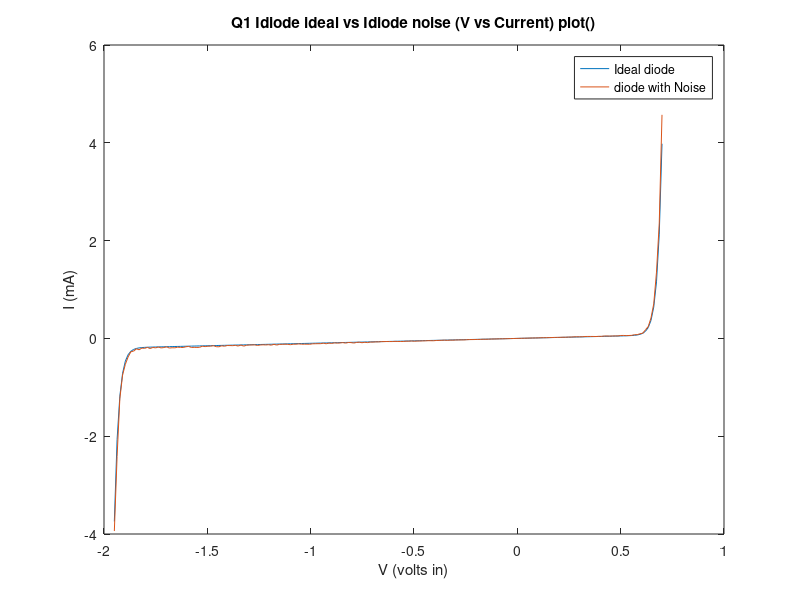
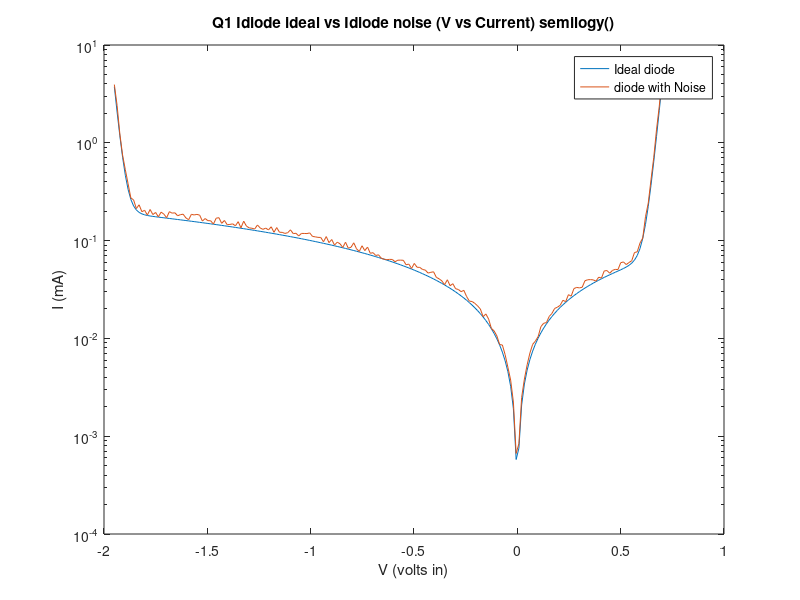
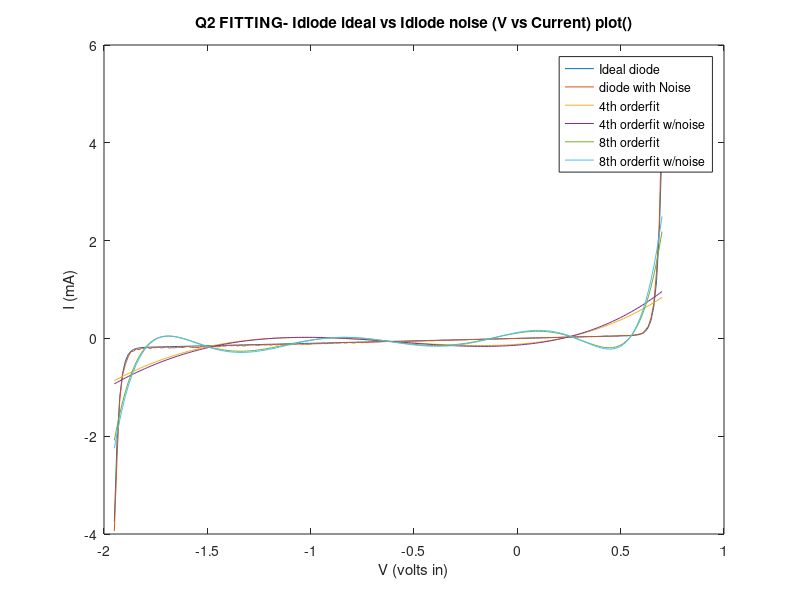
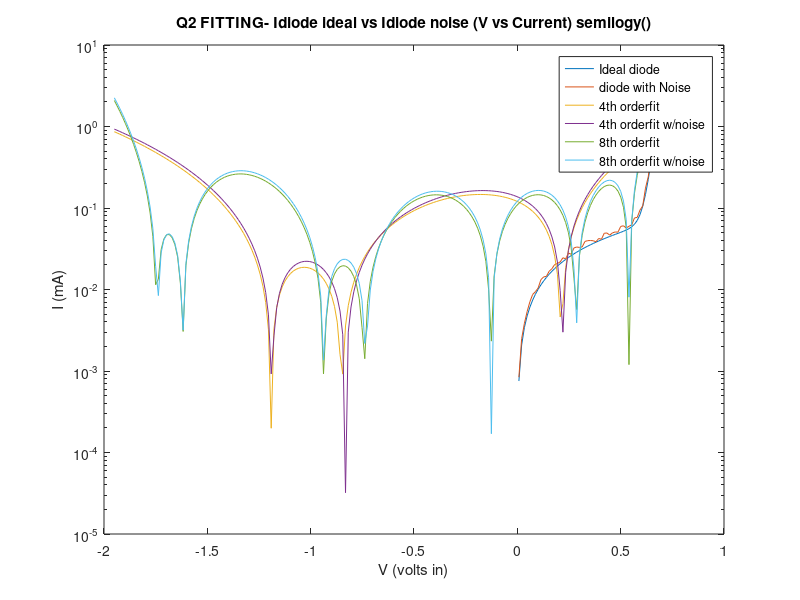

Recreate these plots in MATLAB, in order. (Note: this script raises an error after producing the figures.)
%PA8 - winter 2022  - ELEC 4700
%Diode Paramater Extraction

%Alina Jacobson  (7 march 2022)

%Goal In this PA you will investigate the use of non-linear curve fitting for extracting paramaters.
%The device we wish to model is a diode including breakdown and a parasitic parallel leakage resistance. The
%expected physical behaviour is:

% I = ideal diode +parallel resistor - breakdown


clc; 
close all; 
clear all;

set(0, 'DefaultFigureWindowStyle', 'docked')

%1. Generate some data for Is = 0.01pA, Ib = 0.1pA, Vb = 1.3 V and Gp = 0.1 Ω−1.
%==============================================================================
Is= 0.01e-12;           % pA - Forward bias saturation current.
Ib=0.1e-12;             % pA - Breakdown saturation current.
Vb=1.3;                 % V  - Breakdown volatage.
Gp=0.1;                 %1/ohms  - Parasitic parallel conductance.


%Create a V vector from -1.95 to 0.7 volts with 200 steps.
V = linspace(-1.95,0.7,200);


%Create an I vector
I_diode = zeros(size(V));

%I =            ideal diode        + parallel resistor      - breakdown
I_diode= (Is.*(exp((1.2/0.025).*V)-1)) + (Gp.*V) - (Ib.*(exp((-1.2/0.025).*(V+Vb))-1));


%Create a second I vector with 20% random variation in the current 
% to represent experimental noise.
randNoise20=rand(1,length(V)).*0.2;
I_vec2 =I_diode+randNoise20.*I_diode;

%Plot the data using plot() and semilogy()
figure(1)
plot(V, I_diode, V, I_vec2)
title('Q1 Idiode ideal vs Idiode noise (V vs Current) plot()');
xlabel('V (volts in)') 
ylabel('I (mA)')
legend('Ideal diode', 'diode with Noise');

figure(2)
semilogy(V, abs(I_diode), V, abs(I_vec2))           %abs() for real values
title('Q1 Idiode ideal vs Idiode noise (V vs Current) semilogy()');
xlabel('V (volts in)') 
ylabel('I (mA)')
legend('Ideal diode', 'diode with Noise');



% 2. Polynomial fitting
%==============================================================================
%Create a 4th order and 8th order polynomial fit for the two data vectors.
%Polynomial fitting using polyfit() and polyval().
Fitpoly4th= polyfit(V,I_diode,4);       %computes least squates poly
Fitpoly8th= polyfit(V,I_diode,8);

Fitpoly4th_noise= polyfit(V,I_vec2,4);
Fitpoly8th_noise= polyfit(V,I_vec2,8);

outputValpoly4=polyval(Fitpoly4th,V);    % polyval( poly, at each point in V)
outputValpoly8=polyval(Fitpoly8th,V);    % polyval( poly, at each point in V)

outputValpoly4_noise=polyval(Fitpoly4th_noise,V);
outputValpoly8_noise=polyval(Fitpoly8th_noise,V);


%Add them to your graphs of the data.
%Draw some conclusions!
%Plot the data using plot() and semilogy()
figure(3)
plot(V, I_diode, V, I_vec2,V,outputValpoly4,V,outputValpoly4_noise,V,outputValpoly8,V,outputValpoly8_noise)
title('Q2 FITTING- Idiode ideal vs Idiode noise (V vs Current) plot()');
xlabel('V (volts in)') 
ylabel('I (mA)')
legend('Ideal diode', 'diode with Noise','4th orderfit','4th orderfit w/noise', '8th orderfit','8th orderfit w/noise');

figure(4)
semilogy(V, I_diode, V, I_vec2,V,abs(outputValpoly4),V,abs(outputValpoly4_noise),V,abs(outputValpoly8),V,abs(outputValpoly8_noise))   %abs() for real values
title('Q2 FITTING- Idiode ideal vs Idiode noise (V vs Current) semilogy()');
xlabel('V (volts in)') 
ylabel('I (mA)')
legend('Ideal diode', 'diode with Noise','4th orderfit','4th orderfit w/noise', '8th orderfit','8th orderfit w/noise');


%Note:
% observing from the plots  at figure 3 and 4, it shows that the 4th order
% models the curve to the diode better than the 8th order fit, where there
% are a lot of  zero inputs to get the fit to model.



% 3. Nonlinear curve fitting to a physical model using fit()
%==============================================================================
%To fit data using fit() you can pass it a string containing the non-linear function to fit such as:
%     fo = fittype(’A.*(exp(1.2*x/25e-3)-1) + B.*x - C*(exp(1.2*(-(x+D))/25e-3)-1)’);
% where A, B, C and D are parameters to be extracted. You can then extract the parameters using:
%     ff = fit(V,I,fo)
% A curve can then be generated using,
%     If = ff(x)


%Create three different fitted curves using:
%(a) Only two fitted paramaters A and C by explictly setting B and D to the values used in equation 1 to generate the data.

%parameters fitted to B=Gb=0.1 and D=Ib=1.3
%fitobject = fit(x,y,fitType) creates the fit to the data in x and y with the model specified by fitType.
fo = fittype('A.*(exp(1.2*x/25e-3)-1) + (0.1).*x - C*(exp(1.2*(-(x+1.3))/25e-3)-1)');

% extract the parameters using: ff = fit(V,I,fo)
fit_2var = fit(V', I_diode', fo);
fit_2var_noise = fit(V', I_vec2', fo);

%A curve can then be generated using, If = ff(x)
Ifit_2var = fit_2var(V);
Ifir_2var_noise = fit_2var_noise(V);

figure(5)
plot(V, Ifit_2var, V, Ifir_2var_noise)
title('Q3a 2 VARs (setting B and D)- Idiode ideal vs Idiode noise (V vs Current) plot()');
xlabel('V (volts in)') 
ylabel('I (mA)')
legend('Ifit 2var', 'Ifir 2var noise');


%(b) Using three fitted paramaters A, B and C by explictly setting D to the value used in equation 1 to generate the data.
fo = fittype('A.*(exp(1.2*x/25e-3)-1) + B.*x - C*(exp(1.2*(-(x+1.3))/25e-3)-1)');

fit_3var = fit(V', I_diode', fo);
fit_3var_noise = fit(V', I_vec2', fo);

Ifit_3var = fit_3var(V);
Ifir_3var_noise = fit_3var_noise(V);

figure(6)
plot(V, Ifit_3var, V, Ifir_3var_noise)
title('Q3b 3 VARs (setting D)- Idiode ideal vs Idiode noise (V vs Current) plot()');
xlabel('V (volts in)') 
ylabel('I (mA)')
legend('Ifit 3var', 'Ifir 3var noise');


%(c) Fitting all four paramaters A, B, C and D.
fo = fittype('A.*(exp(1.2*x/25e-3)-1) + B.*x - C*(exp(1.2*(-(x+D))/25e-3)-1)');

fit_4var = fit(V', I_diode', fo);
fit_4var_noise = fit(V', I_vec2', fo); 

Ifit_4var = fit_4var(V);
Ifir_4var_noise = fit_4var_noise(V);

figure(7)
plot(V, Ifit_4var, V, Ifir_4var_noise)
title('Q3c 4 VARs (setting no)- Idiode ideal vs Idiode noise (V vs Current) plot()');
xlabel('V (volts in)') 
ylabel('I (mA)')
legend('Ifit 4var', 'Ifir 4var noise');


%note:
%each output have different plots and  with fitting more variables caused
%error in the output (figure 7) - this is similar to the higher order
%poly.plots




%4. Fitting using the Neural Net model.
%==============================================================================
%To use the Neural Net Toolbox you should use this code:

   inputs = V.';
   targets = I_diode.';                      %I = I_diode
   hiddenLayerSize = 10;
   net = fitnet(hiddenLayerSize);           %returns a function fitting neural network with a hidden layer size of hiddenSizes.
   net.divideParam.trainRatio = 70/100; 
   net.divideParam.valRatio = 15/100; 
   net.divideParam.testRatio = 15/100; 
   [net,tr] = train(net,inputs,targets);
   outputs = net(inputs);
   errors = gsubtract(outputs,targets); 
   performance = perform(net,targets,outputs); 
   view(net);
   Inn = outputs;                            %with no noise


   %inputs = V.';
   targets = I_vec2.';                      %I = I_vec2
   hiddenLayerSize = 10;
   net = fitnet(hiddenLayerSize); 
   net.divideParam.trainRatio = 70/100; 
   net.divideParam.valRatio = 15/100; 
   net.divideParam.testRatio = 15/100; 
   [net,tr] = train(net,inputs,targets);
   outputs = net(inputs);
   errors = gsubtract(outputs,targets); 
   performance = perform(net,targets,outputs); 
   view(net);
   Inn_withNoise = outputs;                            %with noise
   

figure(8)
plot(V, Inn, V, Inn_withNoise)
title('Q4 -Neural Net without noise and noise - plot()');
xlabel('V (volts in)') 
ylabel('I (mA)')
legend('With Noise', 'Without Noise');

%note:
%the neural network produces the same result from figure 1. 
% simply easier. 